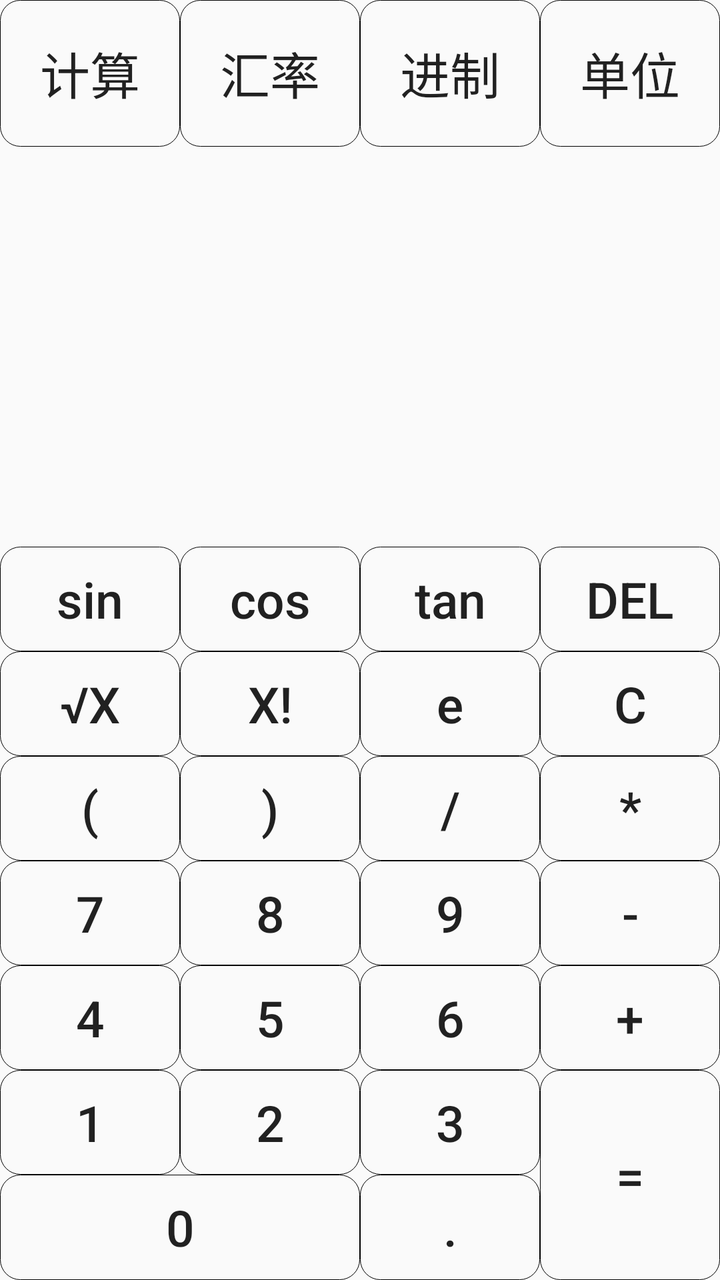
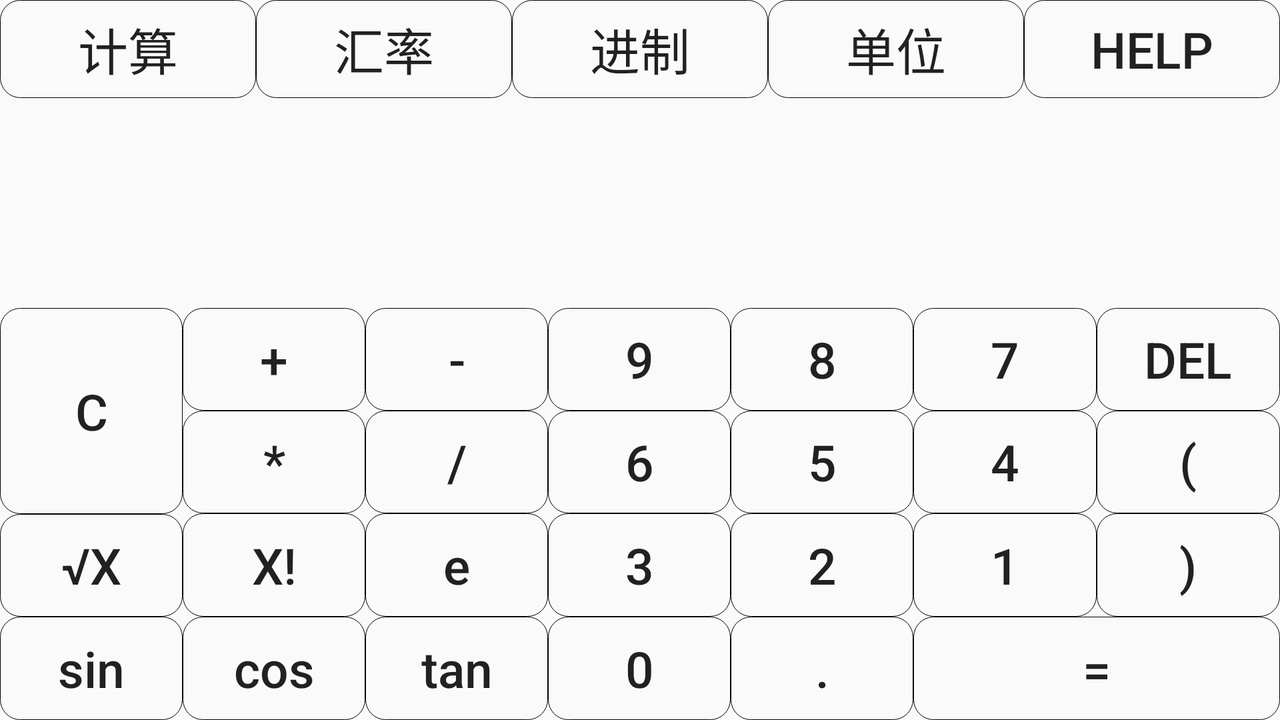

Compare how this app lays out the same screen by default and in its alternative resource folder. The renders come first, then the two layout files and the values they reference.
<!-- AndroidManifest.xml: application theme AppTheme -->
<!-- res/layout/activity_main.xml -->
<?xml version="1.0" encoding="utf-8"?>
<GridLayout xmlns:android="http://schemas.android.com/apk/res/android"
    android:layout_width="match_parent"
    android:layout_height="match_parent"
    android:rowCount="6"
    android:columnCount="4">

    <Button
        android:id="@+id/but_cal"
        android:layout_width="0dp"
        android:layout_height="0dp"

        android:text="计算"
        android:layout_columnWeight="1"
        android:layout_rowWeight="1.3"
        android:background="@drawable/check_border"
        android:textSize="25sp"/>
    <Button
        android:id="@+id/but_rate"
        android:layout_width="0dp"
        android:layout_height="0dp"
        android:text="汇率"
        android:layout_columnWeight="1"
        android:layout_rowWeight="1.3"
        android:background="@drawable/check_border"
        android:textSize="25sp"/>
    <Button
        android:id="@+id/but_sys"
        android:layout_width="0dp"
        android:layout_height="0dp"
        android:text="进制"
        android:layout_columnWeight="1"
        android:layout_rowWeight="1.4"
        android:background="@drawable/check_border"
        android:textSize="25sp"/>
    <Button
        android:id="@+id/but_unit"
        android:layout_width="0dp"
        android:layout_height="0dp"
        android:text="单位"
        android:layout_columnWeight="1"
        android:layout_rowWeight="1.3"
        android:background="@drawable/check_border"
        android:textSize="25sp"/>

    <TextView
        android:gravity="right|center"
        android:id="@+id/but_text"
        android:layout_width="match_parent"
        android:layout_height="100dp"
        android:textSize="30sp"
        android:layout_columnSpan="4"

      />
    <TextView
        android:id="@+id/but_result"
        android:layout_width="match_parent"
        android:layout_height="100dp"
        android:layout_columnSpan="4"
        android:textSize="30sp"
        android:gravity="right|center"
        />
    <Button
        android:id="@+id/but_sin"
        android:layout_width="0dp"
        android:layout_height="0dp"
        android:text="sin"
        android:layout_columnWeight="1"
        android:layout_rowWeight="1"
        android:background="@drawable/check_border"
        android:textAllCaps="false"
        android:textSize="25sp"/>
    <Button
        android:id="@+id/but_cos"
        android:layout_width="0dp"
        android:layout_height="0dp"
        android:text="cos"
        android:layout_columnWeight="1"
        android:layout_rowWeight="1"
        android:background="@drawable/check_border"
        android:textAllCaps="false"
        android:textSize="25sp"/>
    <Button
        android:id="@+id/but_tan"
        android:layout_width="0dp"
        android:layout_height="0dp"
        android:text="tan"
        android:layout_columnWeight="1"
        android:layout_rowWeight="1"
        android:background="@drawable/check_border"
        android:textAllCaps="false"
        android:textSize="25sp"/>
    <Button
        android:id="@+id/but_del"
        android:layout_width="0dp"
        android:layout_height="0dp"
        android:text="del"
        android:layout_columnWeight="1"
        android:layout_rowWeight="1"
        android:background="@drawable/check_border"
        android:textSize="25sp"/>
    <Button
        android:id="@+id/but_rad"
        android:layout_width="0dp"
        android:layout_height="0dp"
        android:text="√x"
        android:layout_columnWeight="1"
        android:layout_rowWeight="1"
        android:background="@drawable/check_border"
        android:textSize="25sp"/>
    <Button
        android:id="@+id/but_fac"
        android:layout_width="0dp"
        android:layout_height="0dp"
        android:text="x!"
        android:layout_columnWeight="1"
        android:layout_rowWeight="1"
        android:background="@drawable/check_border"
        android:textSize="25sp"/>
    <Button
        android:id="@+id/but_e"
        android:layout_width="0dp"
        android:layout_height="0dp"
        android:text="e"
        android:layout_columnWeight="1"
        android:layout_rowWeight="1"
        android:background="@drawable/check_border"
        android:textAllCaps="false"
        android:textSize="25sp"/>
    <Button
        android:id="@+id/but_ace"
        android:layout_width="0dp"
        android:layout_height="0dp"
        android:text="c"
        android:layout_columnWeight="1"
        android:layout_rowWeight="1"
        android:background="@drawable/check_border"
        android:textSize="25sp"/>
    <Button
        android:id="@+id/but_left"
        android:layout_width="0dp"
        android:layout_height="0dp"
        android:text="("
        android:layout_columnWeight="1"
        android:layout_rowWeight="1"
        android:background="@drawable/check_border"
        android:textSize="25sp"/>
    <Button
        android:id="@+id/but_right"
        android:layout_width="0dp"
        android:layout_height="0dp"
        android:text=")"
        android:layout_columnWeight="1"
        android:layout_rowWeight="1"
        android:background="@drawable/check_border"
        android:textSize="25sp"/>
    <Button
        android:id="@+id/but_div"
        android:layout_width="0dp"
        android:layout_height="0dp"
        android:text="/"
        android:layout_columnWeight="1"
        android:layout_rowWeight="1"
        android:background="@drawable/check_border"
        android:textSize="25sp"/>
    <Button
        android:id="@+id/but_mul"
        android:layout_width="0dp"
        android:layout_height="0dp"
        android:text="*"
        android:layout_columnWeight="1"
        android:layout_rowWeight="1"
        android:background="@drawable/check_border"
        android:textSize="25sp"/>
    <Button
        android:id="@+id/but_7"
        android:layout_width="0dp"
        android:layout_height="0dp"
        android:text="7"
        android:layout_columnWeight="1"
        android:layout_rowWeight="1"
        android:background="@drawable/check_border"
        android:textSize="25sp"/>
    <Button
        android:id="@+id/but_8"
        android:layout_width="0dp"
        android:layout_height="0dp"
        android:text="8"
        android:layout_columnWeight="1"
        android:layout_rowWeight="1"
        android:background="@drawable/check_border"
        android:textSize="25sp"/>
    <Button
        android:id="@+id/but_9"
        android:layout_width="0dp"
        android:layout_height="0dp"
        android:text="9"
        android:layout_columnWeight="1"
        android:layout_rowWeight="1"
        android:background="@drawable/check_border"
        android:textSize="25sp"/>
    <Button
        android:id="@+id/but_sub"
        android:layout_width="0dp"
        android:layout_height="0dp"
        android:text="-"
        android:layout_columnWeight="1"
        android:layout_rowWeight="1"
        android:background="@drawable/check_border"
        android:textSize="25sp"/>
    <Button
        android:id="@+id/but_4"
        android:layout_width="0dp"
        android:layout_height="0dp"
        android:text="4"
        android:layout_columnWeight="1"
        android:layout_rowWeight="1"
        android:background="@drawable/check_border"
        android:textSize="25sp"/>
    <Button
        android:id="@+id/but_5"
        android:layout_width="0dp"
        android:layout_height="0dp"
        android:text="5"
        android:layout_columnWeight="1"
        android:layout_rowWeight="1"
        android:background="@drawable/check_border"
        android:textSize="25sp"/>
    <Button
        android:id="@+id/but_6"
        android:layout_width="0dp"
        android:layout_height="0dp"
        android:text="6"
        android:layout_columnWeight="1"
        android:layout_rowWeight="1"
        android:background="@drawable/check_border"
        android:textSize="25sp"/>
    <Button
        android:id="@+id/but_add"
        android:layout_width="0dp"
        android:layout_height="0dp"
        android:text="+"
        android:layout_columnWeight="1"
        android:layout_rowWeight="1"
        android:background="@drawable/check_border"
        android:textSize="25sp"/>
    <Button
        android:id="@+id/but_1"
        android:layout_width="0dp"
        android:layout_height="0dp"
        android:text="1"
        android:layout_columnWeight="1"
        android:layout_rowWeight="1"
        android:background="@drawable/check_border"
        android:textSize="25sp"/>
    <Button
        android:id="@+id/but_2"
        android:layout_width="0dp"
        android:layout_height="0dp"
        android:text="2"
        android:layout_columnWeight="1"
        android:layout_rowWeight="1"
        android:background="@drawable/check_border"
        android:textSize="25sp"/>
    <Button
        android:id="@+id/but_3"
        android:layout_width="0dp"
        android:layout_height="0dp"
        android:text="3"
        android:layout_columnWeight="1"
        android:layout_rowWeight="1"
        android:background="@drawable/check_border"
        android:textSize="25sp"/>
    <Button
        android:id="@+id/but_equ"
        android:layout_width="0dp"
        android:layout_height="0dp"
        android:text="="
        android:layout_columnWeight="1"
        android:layout_rowSpan="2"
        android:layout_rowWeight="1"
        android:textSize="25sp"
        android:background="@drawable/check_border"
        android:layout_gravity="fill"/>
    <Button
        android:id="@+id/but_0"
        android:layout_width="0dp"
        android:layout_height="0dp"
        android:text="0"
        android:layout_columnWeight="1"
        android:layout_columnSpan="2"
        android:layout_rowWeight="1"

        android:background="@drawable/check_border"
        android:textSize="25sp"/>
    <Button
        android:id="@+id/but_poi"
        android:layout_width="0dp"
        android:layout_height="0dp"
        android:text="."
        android:layout_columnWeight="1"
        android:layout_rowWeight="1"
        android:background="@drawable/check_border"
        android:textSize="25sp"/>

</GridLayout>
<!-- resources referenced by this layout -->
<resources>
  <!-- drawable check_border (drawable) -->
  <?xml version="1.0" encoding="utf-8"?>
  <selector xmlns:android="http://schemas.android.com/apk/res/android">
      
      
      
      
      
      
      
      <item>
          <shape android:shape="rectangle">
              <stroke android:width="1px" android:color="@color/colorred" />
              <corners android:radius="10dp" />
              <solid android:color="@color/color_check_bg" />
          </shape>
      </item>
  </selector>
  <style name="AppTheme" parent="Theme.AppCompat.Light.DarkActionBar">
          
          <item name="colorPrimary">@color/colorPrimary</item>
          <item name="colorPrimaryDark">@color/colorPrimaryDark</item>
          <item name="colorAccent">@color/colorAccent</item>
      </style>
</resources>
<!-- res/layout-land/activity_main.xml (the repository's variant of the layout above) -->
<!-- drawn on the phone turned sideways -->
<?xml version="1.0" encoding="utf-8"?>
<LinearLayout xmlns:android="http://schemas.android.com/apk/res/android"
    android:orientation="vertical" android:layout_width="match_parent"
    android:layout_height="match_parent">
    <LinearLayout
        android:orientation="horizontal"
        android:layout_width="match_parent"
        android:layout_height="0dp"
        android:layout_weight="1">

        <include layout="@layout/title"/>
    </LinearLayout>
    <TextView
        android:gravity="right|center"
        android:id="@+id/but_text"
        android:layout_width="match_parent"
        android:layout_height="0dp"
        android:layout_weight="1"
        android:textSize="30sp"


        />
    <TextView
        android:id="@+id/but_result"
        android:layout_width="match_parent"
        android:layout_height="0dp"
        android:layout_weight="1"
        android:textSize="30sp"
        android:gravity="right|center"
        />
    <LinearLayout
        android:orientation="horizontal"
        android:layout_width="match_parent"
        android:layout_height="0dp"
        android:layout_weight="4">

        <LinearLayout
            android:layout_width="0dp"
            android:layout_weight="1"
            android:layout_height="match_parent"
            android:orientation="vertical"
            >
            <Button
                android:id="@+id/but_ace"
                android:layout_width="match_parent"
                android:layout_height="0dp"
                android:text="c"
                android:layout_weight="2"
                android:background="@drawable/check_border"
                android:textSize="25sp"/>
            <Button
                android:id="@+id/but_rad"
                android:layout_width="match_parent"
                android:layout_height="0dp"
                android:text="√x"

                android:layout_weight="1"
                android:background="@drawable/check_border"
                android:textSize="25sp"/>
            <Button
                android:id="@+id/but_sin"
                android:layout_width="match_parent"
                android:layout_height="0dp"
                android:text="sin"
                android:layout_weight="1"
                android:background="@drawable/check_border"
                android:textAllCaps="false"
                android:textSize="25sp"/>

        </LinearLayout>
        <LinearLayout
            android:layout_width="0dp"
            android:layout_weight="1"
            android:layout_height="match_parent"
            android:orientation="vertical"
            >
            <Button
                android:id="@+id/but_add"
                android:layout_width="match_parent"
                android:layout_height="0dp"
                android:text="+"
                android:layout_weight="1"
                android:background="@drawable/check_border"
                android:textSize="25sp"/>
            <Button
                android:id="@+id/but_mul"
                android:layout_width="match_parent"
                android:layout_height="0dp"
                android:text="*"
                android:layout_weight="1"
                android:background="@drawable/check_border"
                android:textSize="25sp"/>
            <Button
                android:id="@+id/but_fac"
                android:layout_width="match_parent"
                android:layout_height="0dp"
                android:text="x!"
                android:layout_weight="1"
                android:background="@drawable/check_border"
                android:textSize="25sp"/>
            <Button
                android:id="@+id/but_cos"
                android:layout_width="match_parent"
                android:layout_height="0dp"
                android:text="cos"
                android:layout_weight="1"
                android:background="@drawable/check_border"
                android:textAllCaps="false"
                android:textSize="25sp"/>


        </LinearLayout>
        <LinearLayout
            android:layout_width="0dp"
            android:layout_weight="1"
            android:layout_height="match_parent"
            android:orientation="vertical"
            >
            <Button
                android:id="@+id/but_sub"
                android:layout_width="match_parent"
                android:layout_height="0dp"
                android:text="-"
                android:layout_weight="1"

                android:background="@drawable/check_border"
                android:textSize="25sp"/>
            <Button
                android:id="@+id/but_div"
                android:layout_width="match_parent"
                android:layout_height="0dp"
                android:text="/"
                android:layout_weight="1"

                android:background="@drawable/check_border"
                android:textSize="25sp"/>
            <Button
                android:id="@+id/but_e"
                android:layout_width="match_parent"
                android:layout_height="0dp"
                android:text="e"
                android:layout_weight="1"

                android:background="@drawable/check_border"
                android:textAllCaps="false"
                android:textSize="25sp"/>
            <Button
                android:id="@+id/but_tan"
                android:layout_width="match_parent"
                android:layout_height="0dp"
                android:text="tan"
                android:layout_weight="1"

                android:background="@drawable/check_border"
                android:textAllCaps="false"
                android:textSize="25sp"/>


        </LinearLayout>
        <LinearLayout
            android:layout_width="0dp"
            android:layout_weight="1"
            android:layout_height="match_parent"
            android:orientation="vertical"
            >
            <Button
                android:id="@+id/but_9"
                android:layout_width="match_parent"
                android:layout_height="0dp"
                android:text="9"
                android:layout_weight="1"

                android:background="@drawable/check_border"
                android:textSize="25sp"/>
            <Button
                android:id="@+id/but_6"
                android:layout_width="match_parent"
                android:layout_height="0dp"
                android:text="6"
                android:layout_weight="1"

                android:background="@drawable/check_border"
                android:textSize="25sp"/>
            <Button
                android:id="@+id/but_3"
                android:layout_width="match_parent"
                android:layout_height="0dp"
                android:text="3"
                android:layout_weight="1"

                android:background="@drawable/check_border"
                android:textSize="25sp"/>
            <Button
                android:id="@+id/but_0"
                android:layout_width="match_parent"
                android:layout_height="0dp"
                android:text="0"
                android:layout_weight="1"

                android:background="@drawable/check_border"
                android:textSize="25sp"/>

        </LinearLayout>
        <LinearLayout
            android:layout_width="0dp"
            android:layout_weight="1"
            android:layout_height="match_parent"
            android:orientation="vertical"
            >
            <Button
                android:id="@+id/but_8"
                android:layout_width="match_parent"
                android:layout_height="0dp"
                android:text="8"
                android:layout_weight="1"

                android:background="@drawable/check_border"
                android:textSize="25sp"/>
            <Button
                android:id="@+id/but_5"
                android:layout_width="match_parent"
                android:layout_height="0dp"
                android:text="5"
                android:layout_weight="1"

                android:background="@drawable/check_border"
                android:textSize="25sp"/>
            <Button
                android:id="@+id/but_2"
                android:layout_width="match_parent"
                android:layout_height="0dp"
                android:text="2"
                android:layout_weight="1"

                android:background="@drawable/check_border"
                android:textSize="25sp"/>
            <Button
                android:id="@+id/but_poi"
                android:layout_width="match_parent"
                android:layout_height="0dp"
                android:text="."
                android:layout_weight="1"

                android:background="@drawable/check_border"
                android:textSize="25sp"/>


        </LinearLayout>
        <LinearLayout
            android:layout_width="0dp"
            android:layout_weight="2"
            android:layout_height="match_parent"
            android:orientation="vertical"
            >
            <LinearLayout
                android:layout_width="match_parent"
                android:layout_height="0dp"
                android:layout_weight="1"
                android:orientation="horizontal"
                >
                <Button
                    android:id="@+id/but_7"
                    android:layout_width="0dp"
                    android:layout_height="match_parent"
                    android:text="7"
                    android:layout_weight="1"
                    android:background="@drawable/check_border"
                    android:textSize="25sp"/>
                <Button
                    android:id="@+id/but_del"
                    android:layout_width="0dp"
                    android:layout_height="match_parent"
                    android:text="del"
                    android:layout_weight="1"

                    android:background="@drawable/check_border"
                    android:textSize="25sp"/>

            </LinearLayout>
            <LinearLayout
                android:layout_width="match_parent"
                android:layout_height="0dp"
                android:layout_weight="1"
                android:orientation="horizontal"
                >
                <Button
                    android:id="@+id/but_4"
                    android:layout_width="0dp"
                    android:layout_height="match_parent"
                    android:text="4"
                    android:layout_weight="1"
                    android:background="@drawable/check_border"
                    android:textSize="25sp"/>
                <Button
                    android:id="@+id/but_left"
                    android:layout_width="0dp"
                    android:layout_height="match_parent"
                    android:text="("
                    android:layout_weight="1"
                    android:background="@drawable/check_border"
                    android:textSize="25sp"/>

            </LinearLayout>
            <LinearLayout
                android:layout_width="match_parent"
                android:layout_height="0dp"
                android:layout_weight="1"
                android:orientation="horizontal"
                >
                <Button
                    android:id="@+id/but_1"
                    android:layout_width="0dp"
                    android:layout_height="match_parent"
                    android:text="1"
                    android:layout_weight="1"
                    android:background="@drawable/check_border"
                    android:textSize="25sp"/>
                <Button
                    android:id="@+id/but_right"
                    android:layout_width="0dp"
                    android:layout_height="match_parent"
                    android:text=")"
                    android:layout_weight="1"
                    android:background="@drawable/check_border"
                    android:textSize="25sp"/>

            </LinearLayout>

            <Button
                android:id="@+id/but_equ"
                android:layout_width="match_parent"
                android:layout_height="0dp"
                android:layout_weight="1"
                android:text="="

                android:textSize="25sp"
                android:background="@drawable/check_border"
                android:layout_gravity="fill"/>
        </LinearLayout>

    </LinearLayout>



</LinearLayout>
<!-- res/layout/title.xml (included above) -->
<?xml version="1.0" encoding="utf-8"?>
<LinearLayout xmlns:android="http://schemas.android.com/apk/res/android"
    android:orientation="horizontal"
    android:layout_width="match_parent"
    android:layout_height="wrap_content"
    android:rowCount="6"
    android:columnCount="5">

    <Button
        android:id="@+id/but_cal"
        android:layout_width="0dp"
        android:layout_height="match_parent"
        android:layout_weight="1"
        android:background="@drawable/check_border"
        android:text="计算"
        android:textSize="25sp" />

    <Button
        android:id="@+id/but_rate"
        android:layout_width="0dp"
        android:layout_height="match_parent"
        android:layout_weight="1"
        android:background="@drawable/check_border"
        android:text="汇率"
        android:textSize="25sp" />

    <Button
        android:id="@+id/but_sys"
        android:layout_width="0dp"
        android:layout_height="match_parent"
        android:layout_weight="1"
        android:background="@drawable/check_border"
        android:text="进制"
        android:textSize="25sp" />

    <Button
        android:id="@+id/but_unit"
        android:layout_width="0dp"
        android:layout_height="match_parent"
        android:layout_weight="1"

        android:background="@drawable/check_border"
        android:text="单位"
        android:textSize="25sp" />

    <Button
        android:id="@+id/help"
        android:layout_width="0dp"
        android:layout_height="match_parent"
        android:layout_weight="1"
        android:background="@drawable/check_border"
        android:text="HELP"
        android:textSize="25sp"/>


</LinearLayout>
